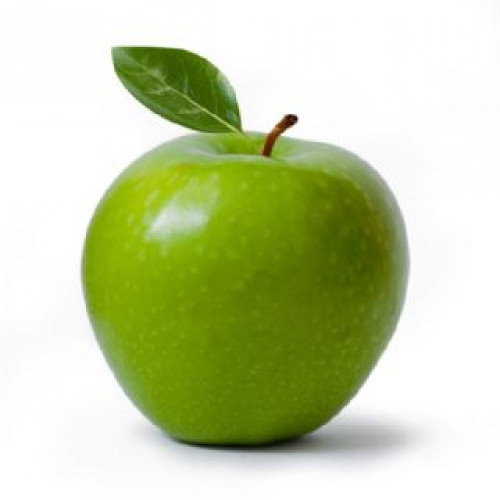
#> input picture lib/picture_backups/pomme.png, 500 x 500 px
$ python -i AFVM.py   (imports and definitions only)
#> lines starting #> are read from the running program, lines starting #| are printed output that depends on the picture; after the words box and inside, x2 and y2 are one past the last pixel; in counts of white or black regions, pixels touching at a corner belong together
### lib/cmdUtils/cmdUtils.py
#!/usr/bin/env python
# -*- coding: UTF-8 -*-
# cmdUtils made by Simon Poulet-Alligand
# Version de développement impliquand fonction non-utilisable
# All rights reserved

# >>-----------Import----------------<<

import os
import json
import sys
import cmd
import datetime

# >>-----------Constants-------------<<

DEBUG = -1
INFO = 0
WARM = 1
ERROR = 2
CRITICAL = 3
#debug = False
RESET_COLOR = "\033[m"
DEFAULT_COLOR = "\033[38;5;97m"
DEBUG_COLOR = "\033[38;5;240m"
FATAL_COLOR = "\033[38;5;160m"
ERROR_COLOR = "\033[38;5;166m"
WARN_COLOR = "\033[38;5;11m"
INFO_COLOR = "\033[38;5;248m"


# >>-----------Exemple---------------<<
cmd_list_exemple = {
#	"FUNCTIONNAME"	:	[function_ptr,argumentQuantity,(opt)argumentMaxQuantity,usage]
#	"PRINT"	: [print,-1,0,"usage"], # Print
#	"HELP"	: [help_func,1,"usage"]
# "FUNCTIONNAME" can be anything that isn't  \" or \ and equivalent
# argumentQuantity is a number greater or equal to -1, it's the number of argument an command require (-1 mean no limitation)
# if argumentQuantity >= -1, argumentMaxQuantity should be written, it represent the max quantity an command require (0 or less mean no limitation)
# usage is always the las parameter it's a str who detail function arg and use
}


# >>-----------Function--------------<<

# >>-----------Utils------------------<<

# [43 lines left out: functions validate, log, getline, not called in this run]

def debug(message, source="MAIN"):
	log("DEBUG", message, source, color=DEBUG_COLOR)

def info(message, source="MAIN"):
	log("INFO", message, source, color=INFO_COLOR)

def warn(message, source="MAIN"):
	log("WARN", message, source, color=WARN_COLOR)

def error(message, source="MAIN"):
	log("ERROR", message, source, color=ERROR_COLOR)

def fatal(message, source="MAIN"):
	log("FATAL", message, source, color=FATAL_COLOR)

# >>-----------COMMANDS-----------------<<
#Revoir le format d'enregistrement des commandes
#Non-tester -> ne pas utiliser

class Commands:
	def __init__(self, function , usage, argument=None) -> None:
		self.function = function
		self.usage = usage
		self.argument = argument
		self.argQte = 0
		if not (argument == None):
			for i in argument :
				self.argQte += 1

def f_help():
	pass

command_help = Commands(f_help, "Lorem ipsum")

# >>-----------HANDLER------------------<<

class CmdHandler:
	def __init__(self, cmd_list , source : str, debug : bool = False ) -> None:
#> further down, picture is the input picture: PIL image 500x500 RGB; mean R, G, B 198.9, 209.6, 167.9
		self.cmd_list = cmd_list
		self.source = source
		self.format = ""
		self.isDebug = debug

	def debug(self, message):
		if self.isDebug :
			debug(message, self.source)

	def info(self, message):
		info(message, self.source)

	def warn(self, message):
		warn(message, self.source)

	def error(self, message):
		error(message, self.source)

	def fatal(self, message):
		fatal(message, self.source)

	# [32 lines left out: functions handle_input, __futur_handle_input, not called in this run]


### AFVM/AFVM.py
#!/usr/bin/env python
# -*- coding: UTF-8 -*-

from PIL import Image
from lib.cmdUtils.cmdUtils import CmdHandler

log = CmdHandler([], "IMAGE_EDITOR")
# uncomment to toggle debug
#log.isDebug = True

OUTPUT_DIR = "output/"
DEFAULT_FILE_PATH = "lib/picture_backups/pomme.png"
DEFAULT_PONT_SOUPIR = "lib/picture_backups/pont-soupirs.bmp"
DEFAULT_SOUVENIR_VACANCES = "lib/picture_backups/souvenir-vacances.bmp"
DEFAULT_TABLEAU	= "lib/picture_backups/tableau.bmp"

# [158 lines left out: functions check_file, AFVM_1, AFVM_2, AFVM_3, AFVM_4, AFVM_5 and 6 more, not called in this run]

#AFVM_12 -> explication du afvm13
def AFVM_13(img_1 : Image.Image, seuil : int=27) -> Image.Image:
	"""
	Fonction  trace le contour d'une image en fonction d'un seuil
	Entrées : objet Image de la bibliothèque PIL (img) et un entier représentant à partir de quand un pixel est considérer contour
	Sortie : objet Image de la bibliothèque PIL (img_1) modifiée par la fonction
	"""
#> called with seuil = 27
	width, height = img_1.size
#> width = 500; height = 500
	seuil = 2 * (seuil**2)
	img_2 = Image.new('RGB', (width, height))
#> img_2: PIL image 500x500 RGB; every value is 0
	for x in range(width - 1):
		for y in range(height - 1):
			r1, g1, b1 = img_1.getpixel((x - 1, y + 1))
			gris1 = (r1 + g1 + b1) // 3
			r2, g2, b2 = img_1.getpixel((x + 1, y + 1))
			gris2 = (r2 + g2 + b2) // 3
			r3, g3, b3 = img_1.getpixel((x - 1, y - 1))
			gris3 = (r3 + g3 + b3) // 3
			r4, g4, b4 = img_1.getpixel((x + 1, y - 1))
			gris4 = (r4 + g4 + b4) // 3
			p14 = (gris1 - gris4) ** 2
			p23 = (gris2 - gris3) ** 2
			pt = p14 + p23
			if pt > seuil:
				img_2.putpixel((x, y), (0, 0, 0))
			else:
				img_2.putpixel((x, y), (255, 255, 255))
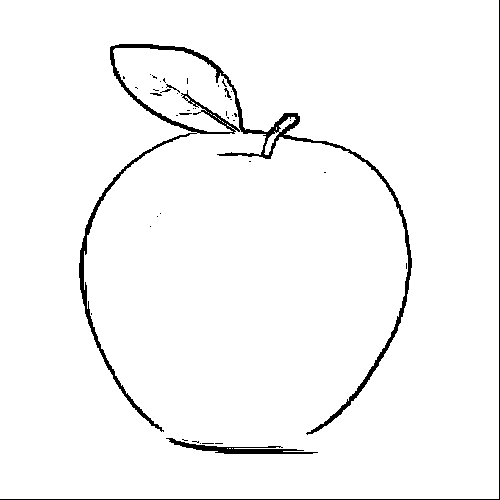
#> img_2: PIL image 500x500 RGB; 97.1% white; 45 black regions (38 under 20 px), largest, box (x1, y1, x2, y2) and area: (79, 44, 412, 435) 5297, (0, 0, 500, 500) 999, (166, 438, 318, 454) 745
	img_2.show()
	return img_2

#AFVM_14 -> Programme qui rassemble tout

#DEFAULT_FILE_PATH int=128
#"{OUTPUT_DIR}noirEtBlanc.png"
# [104 lines left out: functions noirEtBlanc, mise_a_zero_bit_faible, decalage4BitsVersLaDroite, stegano, defaire, not called in this run]

>>> from PIL import Image
>>> picture = Image.open('../lib/picture_backups/pomme.png')
>>> result = AFVM_13(picture)

$ run again, on output/AFVM11_out.png
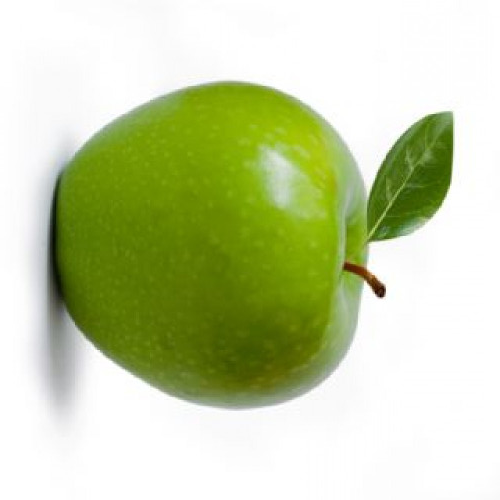
#> input picture output/AFVM11_out.png, 500 x 500 px
#> picture is the input picture: PIL image 500x500 RGB; mean R, G, B 198.9, 209.6, 167.9
#> after the loop in AFVM_13, `for x in range(width - 1):`:
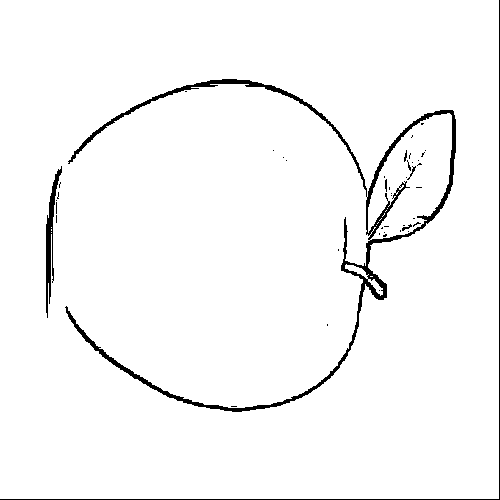
#> img_2: PIL image 500x500 RGB; 97.1% white; 45 black regions (38 under 20 px), largest, box (x1, y1, x2, y2) and area: (65, 79, 456, 412) 5297, (0, 0, 500, 500) 999, (46, 166, 62, 318) 745
